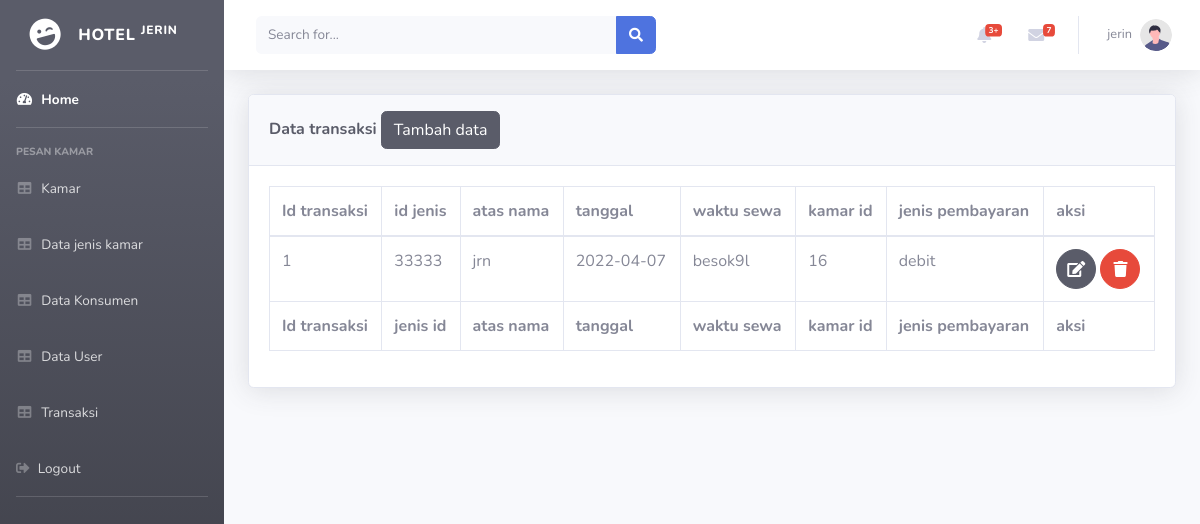
Page /index.php/data_transaksi on the committed database.
### tables this page shows
CREATE TABLE `tbl_transaksi` (
  `id_transaksi` int(11) NOT NULL,
  `jenis_id` int(11) NOT NULL,
  `atas_nama` varchar(100) NOT NULL,
  `tanggal` date NOT NULL,
  `waktu_sewa` varchar(100) NOT NULL,
  `kamar_id` int(11) NOT NULL,
  `jenis_pembayaran` enum('cash','debit') NOT NULL,
  `aksi` int(11) NOT NULL
);

### application/controllers/Data_transaksi.php (called while the page is built, shortened)
<?php
class Data_transaksi extends CI_Controller
{
    function index()
    {
     $data['tbl_transaksi']= $this->M_transaksi->SemuaData();
        $this->load->view('partial_admin/header');
        $this->load->view('partial_admin/sidebar');
        $this->load->view('partial_admin/topbar');
        $this->load->view('partial_admin//js');
        $this->load->view('content_admin/data_transaksi',$data);
        $this->load->view('partial_admin/footer');
    }
}

### index.php (called while the page is built, shortened)
<?php
require_once BASEPATH.'core/CodeIgniter.php';

### application/models/M_transaksi.php (called while the page is built, shortened)
<?php
class M_transaksi extends  CI_Model{
    function SemuaData(){
        return $this->db->get('tbl_transaksi')->result_array();
    }
}

### application/views/content_admin/Data_transaksi.php (the view, shortened to what this page needs)
<div class="container-fluid">
    <div class="card shadow mb-4">
        <div class="card-header py-3">
            <h6 class="m-0 font-weight-bold text-dark">Data transaksi
                <a href="<?= base_url('index.php/data_transaksi/tambah_data'); ?>">
                    <button class="btn btn-dark">Tambah data</button>
                </a>
        </div>
        <div class="card-body">
        <div class="table-responsive">
            <table  class="table table-bordered" id="datatable" width="100%" cellspacing="0">
                <thead>
                        <th>Id transaksi</th>
                        <th>id jenis</th>
                        <th>atas nama</th>
                        <th>tanggal</th>
                        <th>waktu sewa</th>
                        <th>kamar id</th>
                        <th>jenis pembayaran</th>
                        <th>aksi</th>
                </thead>
                <tfoot>
                    <tr>
                        <th>Id transaksi</th>
                        <th>jenis id </th>
                        <th>atas nama</th>
                        <th>tanggal</th>
                        <th>waktu sewa</th>
                        <th>kamar id</th>
                        <th>jenis pembayaran</th>
                        <th>aksi</th>
                    </tr>
                 </tfoot>
                 <tbody>
                     <?php
                    $no = 1;
                foreach ($tbl_transaksi as $tt) :
                    ?>
                    <tr>
                        <td><?php echo $no++; ?></td>
                        <td><?php echo $tt["jenis_id"] ?></td>
                        <td><?php echo $tt["atas_nama"] ?></td>
                        <td><?php echo $tt["tanggal"] ?></td>
                        <td><?php echo $tt["waktu_sewa"] ?></td>
                        <td><?php echo $tt["kamar_id"] ?></td>
                        <td><?php echo $tt["jenis_pembayaran"] ?></td>
                        <td>
                        <a href="<?= base_url('index.php/data_transaksi/update_data/') ?><?php echo $tt['id_transaksi'] ?>"class="btn btn-dark btn-circle">
                                            <i class="fas fa-edit"></i>
                                    </a>
                                    <a href="<?= base_url('index.php/data_transaksi/hapus_data/') ?><?php echo $tt['id_transaksi'] ?>"class="btn btn-danger btn-circle">
                                            <i class="fas fa-trash"></i>
                                        </a>
                                    </td>
                                </tr>
                            <?php endforeach; ?>
                         </tbody>
                     </table>
                 </div>
            </div>
         </div>

### rows in the picture
tbl_transaksi: jenis "33333", atas_nama "jrn", tanggal "2022-04-07", waktu_sewa "besok9l", kamar "16", jenis_pembayaran "debit"
